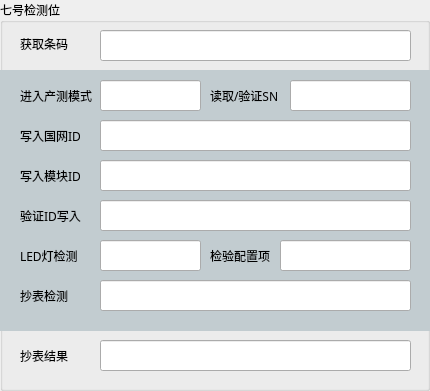
   <widget class="QGroupBox" name="groupBox_9">
    <property name="geometry">
     <rect>
      <x>970</x>
      <y>570</y>
      <width>430</width>
      <height>391</height>
     </rect>
    </property>
    <property name="font">
     <font>
      <family>微软雅黑 Light</family>
     </font>
    </property>
    <property name="styleSheet">
     <string notr="true"/>
    </property>
    <property name="title">
     <string>七号检测位</string>
    </property>
    <widget class="QListView" name="listView_11">
     <property name="geometry">
      <rect>
       <x>0</x>
       <y>70</y>
       <width>431</width>
       <height>261</height>
      </rect>
     </property>
     <property name="styleSheet">
      <string notr="true">background-color:#c2ccd0;border:none</string>
     </property>
    </widget>
    <widget class="QLabel" name="label_105">
     <property name="geometry">
      <rect>
       <x>20</x>
       <y>80</y>
       <width>72</width>
       <height>31</height>
      </rect>
     </property>
     <property name="text">
      <string>进入产测模式</string>
     </property>
    </widget>
    <widget class="QLineEdit" name="lineEdit_7_2">
     <property name="geometry">
      <rect>
       <x>100</x>
       <y>80</y>
       <width>101</width>
       <height>31</height>
      </rect>
     </property>
    </widget>
    <widget class="QLabel" name="label_106">
     <property name="geometry">
      <rect>
       <x>210</x>
       <y>240</y>
       <width>60</width>
       <height>31</height>
      </rect>
     </property>
     <property name="text">
      <string>检验配置项</string>
     </property>
    </widget>
    <widget class="QLineEdit" name="lineEdit_7_3">
     <property name="geometry">
      <rect>
       <x>290</x>
       <y>80</y>
       <width>121</width>
       <height>31</height>
      </rect>
     </property>
    </widget>
    <widget class="QLabel" name="label_107">
     <property name="geometry">
      <rect>
       <x>210</x>
       <y>80</y>
       <width>91</width>
       <height>31</height>
      </rect>
     </property>
     <property name="text">
      <string>读取/验证SN</string>
     </property>
    </widget>
    <widget class="QLineEdit" name="lineEdit_7_4">
     <property name="geometry">
      <rect>
       <x>100</x>
       <y>120</y>
       <width>311</width>
       <height>31</height>
      </rect>
     </property>
    </widget>
    <widget class="QLabel" name="label_108">
     <property name="geometry">
      <rect>
       <x>20</x>
       <y>120</y>
       <width>60</width>
       <height>31</height>
      </rect>
     </property>
     <property name="text">
      <string>写入国网ID</string>
     </property>
    </widget>
    <widget class="QLineEdit" name="lineEdit_7_5">
     <property name="geometry">
      <rect>
       <x>100</x>
       <y>160</y>
       <width>311</width>
       <height>31</height>
      </rect>
     </property>
    </widget>
    <widget class="QLineEdit" name="lineEdit_7_6">
     <property name="geometry">
      <rect>
       <x>100</x>
       <y>200</y>
       <width>311</width>
       <height>31</height>
      </rect>
     </property>
    </widget>
    <widget class="QLabel" name="label_109">
     <property name="geometry">
      <rect>
       <x>20</x>
       <y>160</y>
       <width>60</width>
       <height>31</height>
      </rect>
     </property>
     <property name="text">
      <string>写入模块ID</string>
     </property>
    </widget>
    <widget class="QLineEdit" name="lineEdit_7_7">
     <property name="geometry">
      <rect>
       <x>100</x>
       <y>240</y>
       <width>101</width>
       <height>31</height>
      </rect>
     </property>
    </widget>
    <widget class="QLabel" name="label_110">
     <property name="geometry">
      <rect>
       <x>20</x>
       <y>240</y>
       <width>71</width>
       <height>31</height>
      </rect>
     </property>
     <property name="text">
      <string>LED灯检测</string>
     </property>
    </widget>
    <widget class="QLineEdit" name="lineEdit_7_8">
     <property name="geometry">
      <rect>
       <x>280</x>
       <y>240</y>
       <width>131</width>
       <height>31</height>
      </rect>
     </property>
     <property name="text">
      <string/>
     </property>
    </widget>
    <widget class="QLabel" name="label_111">
     <property name="geometry">
      <rect>
       <x>20</x>
       <y>200</y>
       <width>89</width>
       <height>31</height>
      </rect>
     </property>
     <property name="text">
      <string>验证ID写入</string>
     </property>
    </widget>
    <widget class="QLineEdit" name="lineEdit_7_9">
     <property name="geometry">
      <rect>
       <x>100</x>
       <y>280</y>
       <width>311</width>
       <height>31</height>
      </rect>
     </property>
     <property name="text">
      <string/>
     </property>
    </widget>
    <widget class="QLabel" name="label_112">
     <property name="geometry">
      <rect>
       <x>20</x>
       <y>280</y>
       <width>48</width>
       <height>31</height>
      </rect>
     </property>
     <property name="text">
      <string>抄表检测</string>
     </property>
    </widget>
    <widget class="QLineEdit" name="lineEdit_7_10">
     <property name="geometry">
      <rect>
       <x>100</x>
       <y>340</y>
       <width>311</width>
       <height>31</height>
      </rect>
     </property>
     <property name="font">
      <font>
       <family>Cambria Math</family>
       <pointsize>12</pointsize>
      </font>
     </property>
     <property name="text">
      <string/>
     </property>
    </widget>
    <widget class="QLabel" name="label_113">
     <property name="geometry">
      <rect>
       <x>20</x>
       <y>340</y>
       <width>48</width>
       <height>31</height>
      </rect>
     </property>
     <property name="text">
      <string>抄表结果</string>
     </property>
    </widget>
    <widget class="QLineEdit" name="lineEdit_7_1">
     <property name="geometry">
      <rect>
       <x>100</x>
       <y>30</y>
       <width>311</width>
       <height>31</height>
      </rect>
     </property>
     <property name="text">
      <string/>
     </property>
    </widget>
    <widget class="QLabel" name="label_114">
     <property name="geometry">
      <rect>
       <x>20</x>
       <y>28</y>
       <width>48</width>
       <height>31</height>
      </rect>
     </property>
     <property name="text">
      <string>获取条码</string>
     </property>
    </widget>
   </widget>
